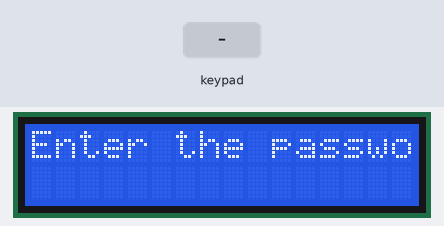
Bench run of a sketch on a simulated Arduino Uno, built with avr-gcc and run on an emulated ATmega328P. On the bench: 16×2 character LCD. The test bench sets the inputs (shaded band).

Above: at 2.3 s.
2.4 s: key 'A' pressed
At 2.62 s:
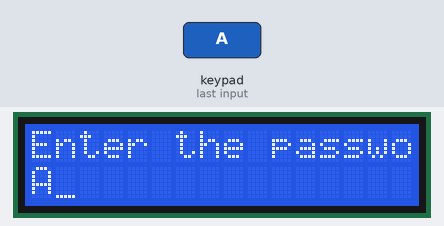
4.5 s: keypad keys 5 4 3 2 A pressed 0.4 s apart
At 6.37 s:
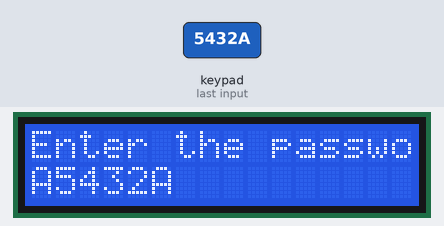
8.2 s: key 'B' pressed
At 8.37 s:
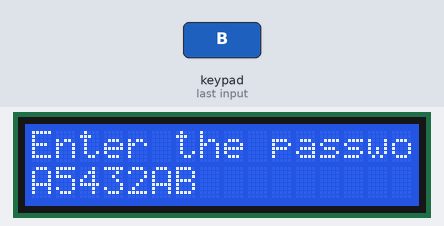
10.2 s: keypad keys 1 2 3 A pressed 0.4 s apart
At 11.62 s:
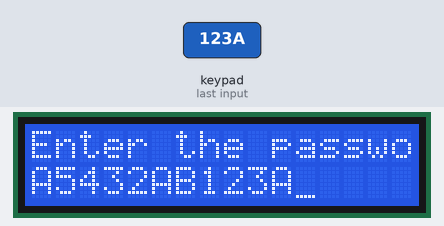
13.5 s: key 'C' pressed
At 13.87 s:
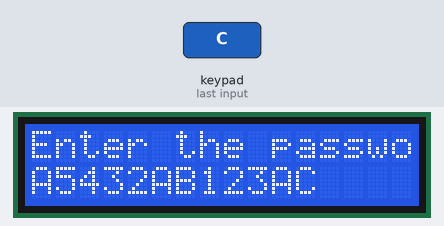
15.7 s: keypad keys 3 2 1 A pressed 0.4 s apart
At 17.12 s:
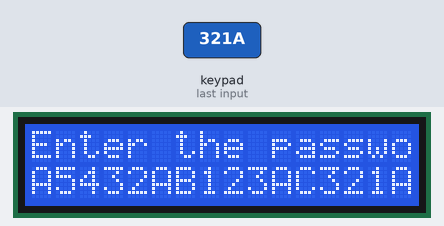

The sketch:

dawillycode.ino
```cpp
#include <LiquidCrystal.h>
#include <Keypad.h>
LiquidCrystal lcd(12, 11, 10, 9, 8, 7);


const byte KEYPAD_ROWS = 4;
const byte KEYPAD_COLS = 4;
byte rowPins[KEYPAD_ROWS] = {5, 4, 3, 2};
byte colPins[KEYPAD_COLS] = {A3, A2, A1, A0};
char keys[KEYPAD_ROWS][KEYPAD_COLS] = {
  {'1', '2', '3', 'A'},
  {'4', '5', '6', 'B'},
  {'7', '8', '9', 'C'},
  {'.', '0', '=', '#'}
};

Keypad keypad = Keypad(makeKeymap(keys), rowPins, colPins, KEYPAD_ROWS, KEYPAD_COLS);


int password_Onstate = 123;
int password_Offstate = 321;
uint64_t value = 0;
int bulb = 13;

void showSpalshScreen() {
  lcd.print("Dawilly gene");
  lcd.setCursor(3, 1);
  String message = "zombie";
  for (byte i = 0; i < message.length(); i++) {
    lcd.print(message[i]);
    delay(100);
  }
  delay(500);
}

void updateCursor() {
  if (millis() / 250 % 2 == 0 ) {
    lcd.cursor();
  } else {
   lcd.noCursor();
  }
}

void setup() {
  Serial.begin(9600);
  lcd.begin(16,2);
  showSpalshScreen();
  lcd.clear();
   lcd.print("Enter the password");
  lcd.setCursor(0,1);
}


void processInput(char key) {
  static int pass = 0;
  if(key != '=')
   {
     lcd.print(key);
   if (isdigit(key)) {
      pass = pass * 10 + (key - '0');
    }
    else if(key == '#'){
     pass=0;
     lcd.clear();
        lcd.print("Enter the password");
        lcd.setCursor(0,1);
    }
   }
   else{
      if(pass == password_Onstate){
      lcd.clear();
       digitalWrite(bulb,HIGH);
       lcd.print("Enter the password");
       lcd.setCursor(6,1);
       lcd.print("bulb ON");
       lcd.setCursor(0,1);
      }
   }

 // lcd.print(key);
}

void loop() {
  updateCursor();

  char key = keypad.getKey();
  if (key) {
    processInput(key);
  }
}
```

Measured:
- after the input at 2.4 s, the display: first changes at once (image 1 shows a later state)
- after the input at 4.5 s, the display: first changes at once (image 2 shows a later state)
- after the input at 8.2 s, the display: first changes at once (image 3 shows a later state)
- after the input at 10.2 s, the display: first changes at once (image 4 shows a later state)
- after the input at 13.5 s, the display: first changes at once (image 5 shows a later state)
- after the input at 15.7 s, the display: first changes at once (image 6 shows a later state)
